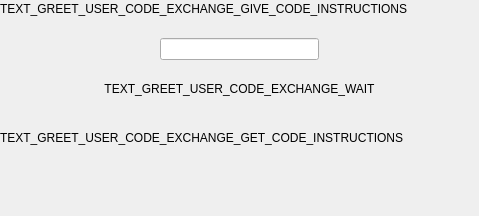
<?xml version="1.0" encoding="UTF-8"?>
<ui version="4.0">
 <class>GreetUserCodeExchangeWidget</class>
 <widget class="QWidget" name="GreetUserCodeExchangeWidget">
  <property name="geometry">
   <rect>
    <x>0</x>
    <y>0</y>
    <width>479</width>
    <height>216</height>
   </rect>
  </property>
  <property name="windowTitle">
   <string>Form</string>
  </property>
  <layout class="QVBoxLayout" name="verticalLayout">
   <property name="spacing">
    <number>20</number>
   </property>
   <property name="leftMargin">
    <number>0</number>
   </property>
   <property name="topMargin">
    <number>0</number>
   </property>
   <property name="rightMargin">
    <number>0</number>
   </property>
   <property name="bottomMargin">
    <number>0</number>
   </property>
   <item>
    <widget class="QWidget" name="widget_greeter_code" native="true">
     <property name="enabled">
      <bool>true</bool>
     </property>
     <layout class="QVBoxLayout" name="verticalLayout_2">
      <property name="spacing">
       <number>20</number>
      </property>
      <property name="leftMargin">
       <number>0</number>
      </property>
      <property name="topMargin">
       <number>0</number>
      </property>
      <property name="rightMargin">
       <number>0</number>
      </property>
      <property name="bottomMargin">
       <number>0</number>
      </property>
      <item>
       <widget class="QLabel" name="label_2">
        <property name="text">
         <string>TEXT_GREET_USER_CODE_EXCHANGE_GIVE_CODE_INSTRUCTIONS</string>
        </property>
        <property name="wordWrap">
         <bool>true</bool>
        </property>
       </widget>
      </item>
      <item>
       <layout class="QHBoxLayout" name="horizontalLayout">
        <item>
         <spacer name="horizontalSpacer_3">
          <property name="orientation">
           <enum>Qt::Horizontal</enum>
          </property>
          <property name="sizeHint" stdset="0">
           <size>
            <width>40</width>
            <height>20</height>
           </size>
          </property>
         </spacer>
        </item>
        <item>
         <widget class="QLineEdit" name="line_edit_greeter_code">
          <property name="alignment">
           <set>Qt::AlignCenter</set>
          </property>
          <property name="readOnly">
           <bool>true</bool>
          </property>
         </widget>
        </item>
        <item>
         <spacer name="horizontalSpacer_4">
          <property name="orientation">
           <enum>Qt::Horizontal</enum>
          </property>
          <property name="sizeHint" stdset="0">
           <size>
            <width>40</width>
            <height>20</height>
           </size>
          </property>
         </spacer>
        </item>
       </layout>
      </item>
      <item>
       <widget class="QLabel" name="label_wait">
        <property name="text">
         <string>TEXT_GREET_USER_CODE_EXCHANGE_WAIT</string>
        </property>
        <property name="alignment">
         <set>Qt::AlignCenter</set>
        </property>
        <property name="wordWrap">
         <bool>true</bool>
        </property>
       </widget>
      </item>
     </layout>
    </widget>
   </item>
   <item>
    <widget class="QWidget" name="widget_claimer_code" native="true">
     <property name="enabled">
      <bool>true</bool>
     </property>
     <layout class="QVBoxLayout" name="verticalLayout_3">
      <property name="spacing">
       <number>20</number>
      </property>
      <property name="leftMargin">
       <number>0</number>
      </property>
      <property name="topMargin">
       <number>0</number>
      </property>
      <property name="rightMargin">
       <number>0</number>
      </property>
      <property name="bottomMargin">
       <number>0</number>
      </property>
      <item>
       <widget class="QLabel" name="label_3">
        <property name="lineWidth">
         <number>0</number>
        </property>
        <property name="text">
         <string>TEXT_GREET_USER_CODE_EXCHANGE_GET_CODE_INSTRUCTIONS</string>
        </property>
        <property name="wordWrap">
         <bool>true</bool>
        </property>
       </widget>
      </item>
      <item>
       <layout class="QHBoxLayout" name="layout">
        <property name="rightMargin">
         <number>0</number>
        </property>
        <item>
         <spacer name="horizontalSpacer">
          <property name="orientation">
           <enum>Qt::Horizontal</enum>
          </property>
          <property name="sizeHint" stdset="0">
           <size>
            <width>40</width>
            <height>20</height>
           </size>
          </property>
         </spacer>
        </item>
        <item>
         <widget class="CodeInputWidget" name="code_input_widget" native="true"/>
        </item>
        <item>
         <spacer name="horizontalSpacer_2">
          <property name="orientation">
           <enum>Qt::Horizontal</enum>
          </property>
          <property name="sizeHint" stdset="0">
           <size>
            <width>40</width>
            <height>20</height>
           </size>
          </property>
         </spacer>
        </item>
       </layout>
      </item>
     </layout>
    </widget>
   </item>
  </layout>
 </widget>
 <customwidgets>
  <customwidget>
   <class>CodeInputWidget</class>
   <extends>QWidget</extends>
   <header>guardata.client.gui.custom_widgets</header>
   <container>1</container>
  </customwidget>
 </customwidgets>
 <resources/>
 <connections/>
</ui>
